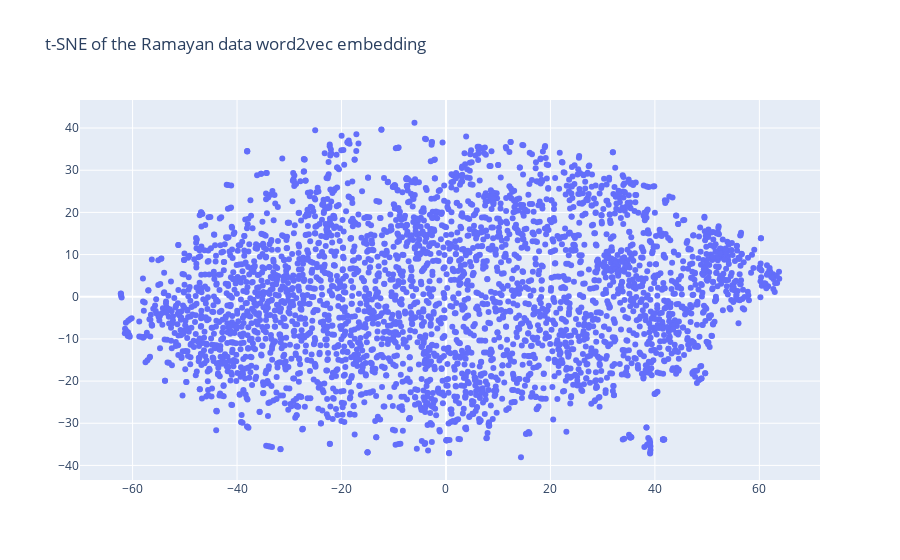

The notebook cell this image was saved under:
### Code cell
#Visualize embeddings with TSNE and Plotly
import plotly.graph_objs as go
fig = go.Figure()
trace = go.Scatter(x=x_vals,y=y_vals,mode='markers',text=labels)
fig.add_trace(trace=trace)
fig.update_layout(title="t-SNE of the Ramayan data word2vec embedding")
fig.show()
fig.show("png")

### Figure 1 — Plotly figure (JSON) as saved in the notebook; plotly's stock layout.template omitted (floating-point values rounded to 4 significant figures; data arrays with more than 128 entries replaced by an {"elided": "..."} marker saying what was removed)
{"data": [{"mode": "markers", "text": {"elided": "3630 str values"}, "type": "scatter", "x": {"elided": "3630 float values"}, "y": {"elided": "3630 float values"}}], "layout": {"title": {"text": "t-SNE of the Ramayan data word2vec embedding"}}}
